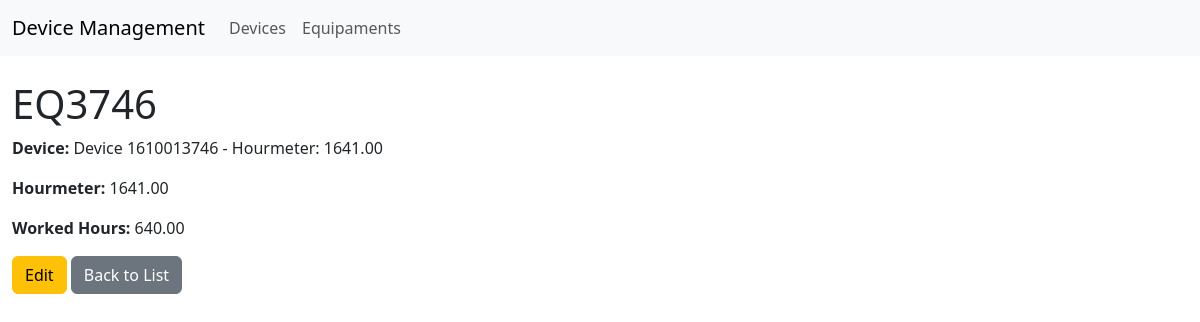
The page /equipaments/4/ on the database its author committed.
### api/models.py (models this page shows, shortened)
class Equipament(models.Model):
    device = models.OneToOneField(Device, on_delete=models.CASCADE, related_name='equipament')
    initial_suntech_hourmeter = models.DecimalField('Initial Suntech Hourmeter', max_digits=20, decimal_places=2, default=Decimal('0.00'), editable=False)
    initial_machine_hourmeter = models.DecimalField('Initial Machine Hourmeter', max_digits=20, decimal_places=2, default=Decimal('0.00'))
    worked_hours = models.DecimalField('Worked Hours', max_digits=20, decimal_places=2, default=Decimal('0.00'), editable=False)
    name = models.CharField('Name', max_length=255)
    fuel = models.CharField('Fuel', max_length=8, default='DIESEL', blank=True, null=True)
    class Meta:
        indexes = [
            models.Index(fields=['device', 'name']),
        ]
        verbose_name_plural = "Equipaments"

class Device(models.Model):
    device_id = models.CharField(max_length=20, unique=True)
    hourmeter = models.DecimalField(max_digits=20, decimal_places=2, default=Decimal('0.00'))
    latitude = models.DecimalField(max_digits=9, decimal_places=6, null=True, blank=True)
    longitude = models.DecimalField(max_digits=9, decimal_places=6, null=True, blank=True)
    temperature = models.DecimalField(max_digits=5, decimal_places=2, null=True, blank=True)
    speed = models.DecimalField(max_digits=5, decimal_places=2, null=True, blank=True)
    def __str__(self):
        return f"Device {self.device_id} - Hourmeter: {self.hourmeter:.2f}"

### api/views.py (the view)
# urls.py: path('equipaments/<int:pk>/', equipament_detail, name='equipament_detail'),
def equipament_detail(request, pk):
    equipament = get_object_or_404(Equipament, pk=pk)
    return render(request, 'equipament/equipament_detail.html', {'equipament': equipament})

### templates/equipament/equipament_detail.html (shortened to what this page needs)
{% extends 'base.html' %}
{% block content %}
<h1>{{ equipament.name }}</h1>
<p><strong>Device:</strong> {{ equipament.device }}</p>
<p><strong>Hourmeter:</strong> {{ equipament.device.hourmeter|floatformat:2 }}</p>
<p><strong>Worked Hours:</strong> {{ equipament.worked_hours|floatformat:2 }}</p>
<a href="{% url 'equipament_update' equipament.pk %}" class="btn btn-warning">Edit</a>
<a href="{% url 'equipament_list' %}" class="btn btn-secondary">Back to List</a>
{% endblock %}

### rows shown on the page
Equipament: name "EQ3746", device "Device 1610013746 - Hourmeter: 1641.00", device.hourmeter "1641.00", worked_hours "640.00"
